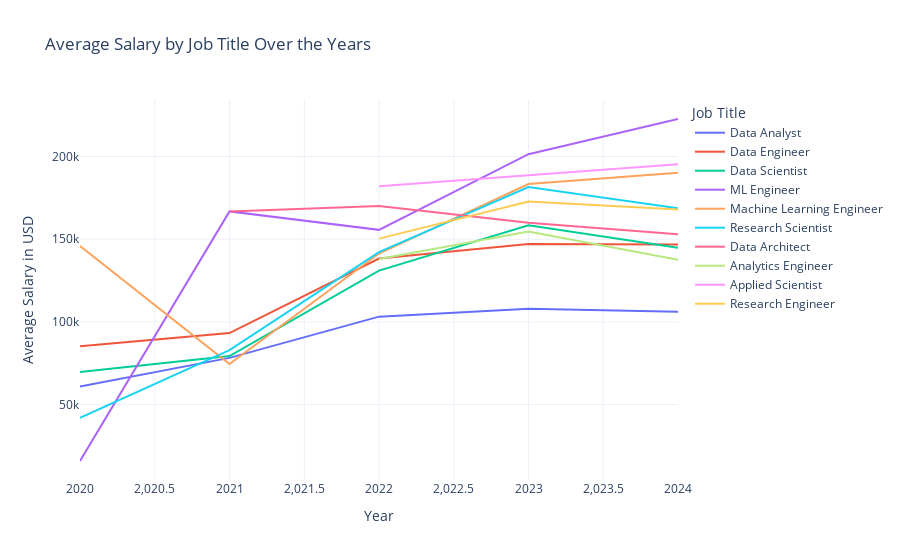

Write notebook code for a chart like this one.
### Code cell
top10 = dfOutliers['job_title'].value_counts().head(10) 
top10

top10 = top10.index

top10_df = dfOutliers[dfOutliers['job_title'].isin(top10)]

top10_df = top10_df.groupby(['work_year', 'job_title'])['salary_in_usd'].mean().reset_index()

fig = px.line(top10_df, x='work_year', y='salary_in_usd', color='job_title', title='Average Salary by Job Title Over the Years',
                labels={'work_year': 'Year', 'salary_in_usd': 'Average Salary in USD', 'job_title': 'Job Title'},
                template='plotly_white')

fig.show()

# describe the data over the top 3 most occurant job titles

top3 = dfOutliers['job_title'].value_counts().head(3)

# We extract the relevant 3 top titles and then show their statistics

top3_df = dfOutliers[dfOutliers['job_title'].isin(top3.index)]

top3_df.groupby('job_title')['salary_in_usd'].describe()

### Figure 1 — Plotly figure (JSON) as saved in the notebook; plotly's stock layout.template omitted (floating-point values rounded to 4 significant figures)
{"data": [{"hovertemplate": "Job Title=Data Analyst<br>Year=%{x}<br>Average Salary in USD=%{y}<extra></extra>", "legendgroup": "Data Analyst", "line": {"color": "#636efa", "dash": "solid"}, "marker": {"symbol": "circle"}, "mode": "lines", "name": "Data Analyst", "orientation": "v", "showlegend": true, "type": "scatter", "x": [2020, 2021, 2022, 2023, 2024], "xaxis": "x", "y": [60910.0, 78260.0, 103200.0, 108000.0, 106100.0], "yaxis": "y"}, {"hovertemplate": "Job Title=Data Engineer<br>Year=%{x}<br>Average Salary in USD=%{y}<extra></extra>", "legendgroup": "Data Engineer", "line": {"color": "#EF553B", "dash": "solid"}, "marker": {"symbol": "circle"}, "mode": "lines", "name": "Data Engineer", "orientation": "v", "showlegend": true, "type": "scatter", "x": [2020, 2021, 2022, 2023, 2024], "xaxis": "x", "y": [85300.0, 93260.0, 138300.0, 147100.0, 146700.0], "yaxis": "y"}, {"hovertemplate": "Job Title=Data Scientist<br>Year=%{x}<br>Average Salary in USD=%{y}<extra></extra>", "legendgroup": "Data Scientist", "line": {"color": "#00cc96", "dash": "solid"}, "marker": {"symbol": "circle"}, "mode": "lines", "name": "Data Scientist", "orientation": "v", "showlegend": true, "type": "scatter", "x": [2020, 2021, 2022, 2023, 2024], "xaxis": "x", "y": [69670.0, 79370.0, 131000.0, 158400.0, 144800.0], "yaxis": "y"}, {"hovertemplate": "Job Title=ML Engineer<br>Year=%{x}<br>Average Salary in USD=%{y}<extra></extra>", "legendgroup": "ML Engineer", "line": {"color": "#ab63fa", "dash": "solid"}, "marker": {"symbol": "circle"}, "mode": "lines", "name": "ML Engineer", "orientation": "v", "showlegend": true, "type": "scatter", "x": [2020, 2021, 2022, 2023, 2024], "xaxis": "x", "y": [15966, 166800.0, 155600.0, 201300.0, 222600], "yaxis": "y"}, {"hovertemplate": "Job Title=Machine Learning Engineer<br>Year=%{x}<br>Average Salary in USD=%{y}<extra></extra>", "legendgroup": "Machine Learning Engineer", "line": {"color": "#FFA15A", "dash": "solid"}, "marker": {"symbol": "circle"}, "mode": "lines", "name": "Machine Learning Engineer", "orientation": "v", "showlegend": true, "type": "scatter", "x": [2020, 2021, 2022, 2023, 2024], "xaxis": "x", "y": [145900.0, 74610.0, 141300.0, 183300.0, 190100.0], "yaxis": "y"}, {"hovertemplate": "Job Title=Research Scientist<br>Year=%{x}<br>Average Salary in USD=%{y}<extra></extra>", "legendgroup": "Research Scientist", "line": {"color": "#19d3f3", "dash": "solid"}, "marker": {"symbol": "circle"}, "mode": "lines", "name": "Research Scientist", "orientation": "v", "showlegend": true, "type": "scatter", "x": [2020, 2021, 2022, 2023, 2024], "xaxis": "x", "y": [42000, 83000.0, 142200.0, 181500.0, 168700.0], "yaxis": "y"}, {"hovertemplate": "Job Title=Data Architect<br>Year=%{x}<br>Average Salary in USD=%{y}<extra></extra>", "legendgroup": "Data Architect", "line": {"color": "#FF6692", "dash": "solid"}, "marker": {"symbol": "circle"}, "mode": "lines", "name": "Data Architect", "orientation": "v", "showlegend": true, "type": "scatter", "x": [2021, 2022, 2023, 2024], "xaxis": "x", "y": [166700.0, 170000.0, 159900.0, 153000.0], "yaxis": "y"}, {"hovertemplate": "Job Title=Analytics Engineer<br>Year=%{x}<br>Average Salary in USD=%{y}<extra></extra>", "legendgroup": "Analytics Engineer", "line": {"color": "#B6E880", "dash": "solid"}, "marker": {"symbol": "circle"}, "mode": "lines", "name": "Analytics Engineer", "orientation": "v", "showlegend": true, "type": "scatter", "x": [2022, 2023, 2024], "xaxis": "x", "y": [138000.0, 154600.0, 137500.0], "yaxis": "y"}, {"hovertemplate": "Job Title=Applied Scientist<br>Year=%{x}<br>Average Salary in USD=%{y}<extra></extra>", "legendgroup": "Applied Scientist", "line": {"color": "#FF97FF", "dash": "solid"}, "marker": {"symbol": "circle"}, "mode": "lines", "name": "Applied Scientist", "orientation": "v", "showlegend": true, "type": "scatter", "x": [2022, 2023, 2024], "xaxis": "x", "y": [182000.0, 188600.0, 195300.0], "yaxis": "y"}, {"hovertemplate": "Job Title=Research Engineer<br>Year=%{x}<br>Average Salary in USD=%{y}<extra></extra>", "legendgroup": "Research Engineer", "line": {"color": "#FECB52", "dash": "solid"}, "marker": {"symbol": "circle"}, "mode": "lines", "name": "Research Engineer", "orientation": "v", "showlegend": true, "type": "scatter", "x": [2022, 2023, 2024], "xaxis": "x", "y": [150335, 172700.0, 168000.0], "yaxis": "y"}], "layout": {"legend": {"title": {"text": "Job Title"}, "tracegroupgap": 0}, "title": {"text": "Average Salary by Job Title Over the Years"}, "xaxis": {"anchor": "y", "domain": [0, 1], "title": {"text": "Year"}}, "yaxis": {"anchor": "x", "domain": [0, 1], "title": {"text": "Average Salary in USD"}}}}
